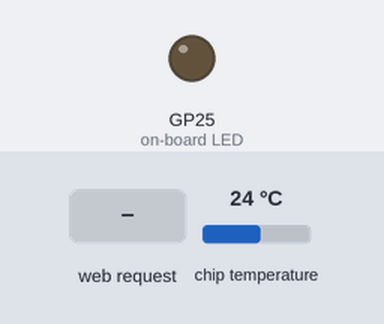
Bench run of a program on a simulated Raspberry Pi Pico running MicroPython. Shown: output pins drawn as LEDs (lit = HIGH). Dashed ring = blinking. The test bench sets the inputs (shaded band); at power-on: chip temperature 24 °C. WiFi joins after 1.5 s; values from a settings file that is not in the repository are placeholders; what the program prints to the serial console is not drawn.

Above: at 3.2 s.
3.3 s: HTTP request GET /blink? received
At 3.45 s:
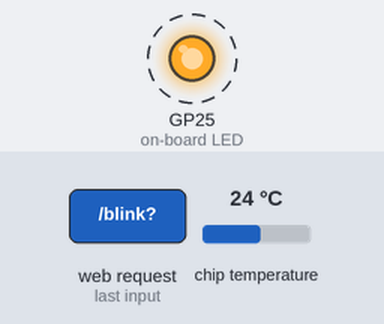
Timing chart, 0 to 9.8 s (numbered marks = the images above; inputs shaded):
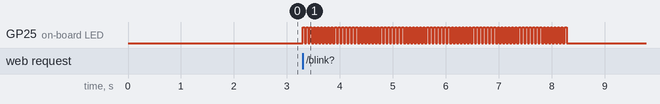

The program:

main.py
```python
import machine
from web_server import WebServer

def start_server():

    try:
        ip = WebServer.connect()					# Stores the picos ip-number
        connection = WebServer.open_socket(ip)	# Stores the connection object
        WebServer.serve(connection)				# Takes requests and serves the connected client device.
    except KeyboardInterrupt:			# Handles the ctrl+c command.
        machine.reset()

start_server()
```

web_server.py
```python
'''
Source: https://projects.raspberrypi.org/en/projects/get-started-pico-w/1
Source: https://youtu.be/eym8NpHr9Xw
Compilation: Durim Miziraj
2023-06-04T21:55:19
'''

import network
import socket
from time import sleep
from picozero import pico_temp_sensor, pico_led
from network_credentials import NetworkCredentials
from webpage import WebPage
from LED_light_manipulation import PicoLight
from uptime_formatter import StandardFormat
import machine
import uptime_formatter

class WebServer:

    ssid = NetworkCredentials.home_ssid
    password = NetworkCredentials.home_password

    def connect():
        #Connect to WLAN
        wlan = network.WLAN(network.STA_IF) # Connect as a station interface. STA_IF meaning as any other device that normally connects to it.
        wlan.active(True)					# Turns on the wifi-interface
        wlan.connect(WebServer.ssid, WebServer.password)		# Ask the interaface to connect to the network whose ssid is provided, with the provided password.
        while wlan.isconnected() == False:	# While the interface is not connected, print message and wait for 1 sec, do this until it is connected
            print('Waiting for connection...')
            sleep(1)
        ip = wlan.ifconfig()[0]				# Sets the ip adress of the pico. Length of the array is four, where router ip is the last, and the pico adress is the first.
        print(f'Connected on {ip}')
        return ip

    def open_socket(ip):
        # Open a socket
        address = (ip, 80) 					# Port 80 is the default port for http requests.
        connection = socket.socket()		# Creating a socket.
        connection.bind(address ) 			# Binding the socket to the ip and port number.
        connection.listen(1)				# Starts listening to requests that come in. The number is the max size of the queue for requests.
        print("listening on", address)
        return connection

    def serve(connection):
        #Start a web server
        pico_led.off()					# Turns off the led.
        pico_led_state = 'OFF'			# Sets the led state variable to off
        temperature = 0					# Sets the temperature variable to 0
        light = PicoLight()             # Create an instance of PicoLight

        # Main loop which never stops as long as the program is running
        while True:
            client = connection.accept()[0]		# Accepts the connection of the device that is connectiong to it
            request = client.recv(1024)			# Recieving data (a request) from the client device that is up to 1 kb (1024 bytes)
            request = str(request)				# Stores the request as a string.
            try:
                request = request.split()[1]	# First index is a html GET method, the other is the type of request.
            except IndexError:					# Catches errors when the request does not have any specified GET variable
                pass							# If the said error is encountered, then 'pass' doesnt let it crash the program, instead it lets it continue on.
            if request == '/lighton?':			# Checks if the request type is '/lighton?', if so. Then it turns light on and sets the status to on
                pico_led.on()
                pico_led_state = 'ON'
            elif request == '/lightoff?':		# Checks if the request type is '/lightoff?', if so. Then it turns light off and sets the status to off
                pico_led.off()
                pico_led_state = 'OFF'
            elif request == '/blink?':
                light.blink(15, 5)	# Blinks at 15hz for 5 seconds

            temperature = round(pico_temp_sensor.temp)			# Stores the temperature of the pico.
            html = WebPage.firstPage(temperature,
                                     pico_led_state,
                                     StandardFormat.formatted_uptime_info(),
                                     str(machine.freq()).rstrip('0')
                                     )	# Stores the html code with the variables that are meant to be shown to the user.
            client.send(html)							# Sends the html code to the client.
            client.close()								# Closes the connection to the client device
```

webpage.py
```python
class WebPage:

    def firstPage(temperature, pico_led_state, formatted_uptime_info, cpu_freq):

        # TODO: Fix the white-space: pre-wrap so that the program doesnt need to rely on tabs in the code editor.
        #		Preferably another approach.
        css_styling = """
            <style>
                body {
                    background-color: lightgrey;
                    display: flex;
                    justify-content: center;
                    align-items: center;
                    height: 100vh;
                    margin: 0;
                }
                .container {
                    display: flex;
                    flex-direction: column;
                    align-items: center;
                    gap: 20px;
                    width: 80%;
                }
                form {
                    display: inline-block;
                    margin-right: 10px;
                }
                input[type="submit"] {
                    padding: 20px 40px;
                    font-size: 20px;
                    border-radius: 5px;
                    transition: background-color 0.3s;
                }
                input[type="submit"]:hover {
                    background-color: #ddd;
                }
                .code-block {
                    display: flex;
                    flex-direction: column;
                    align-items: flex-start;
                    font-size: 20px;
                    font-family: 'Courier New', monospace;
                    padding: 10px;
                    border-radius: 5px;
                    background-color: #2c2a2a;
                    color: #f8f8f8;
                    width: 75%;
                    border: 1px solid #ccc;
                    box-shadow: 2px 2px 6px 0px rgba(0,0,0,0.2);
                    white-space: pre-wrap;
                    line-height: 2;

                }
                .expand {
                    display: inline-block;
                    transition: transform 0.3s;
                    transform-origin: left;
                    margin: 0;
                    text-align: left;
                }
                .expand label {
                    min-width: 150px;
                    display: inline-block;
                }
                .expand:hover {
                    transform: scale(1.5);
                }
            </style>
        """

        # The purpose of the indentation should not be changed if you do not want the code-block contents to change place.
        html = f"""
    <!DOCTYPE html>
    <html>
    <head>

        {css_styling}

    </head>
    <body>
        <div class="container">

            <!-- Buttons -->
            <div>
                <form action="./lighton">    <!-- Sends the request type './lighton' when the button is pressed -->
                    <input type="submit" value="Light on" />
                </form>

                <form action="./lightoff">
                    <input type="submit" value="Light off" />
                </form>

                <form action="./blink">
                    <input type="submit" value="Blink" />
                </form>
            </div>

            <!-- Code block -->
            <div class="code-block">
                <span class="expand"><label>LED status:</label> {pico_led_state}</span>
                <span class="expand"><label>Temperature:</label> {temperature} C</span>
                <span class="expand"><label>Uptime:</label> {formatted_uptime_info}</span>
                <span class="expand"><label>CPU frequency:</label> {cpu_freq} MHz</span>
            </div>

        </div>
    </body>
    </html>
                """
        return str(html)
```

LED_light_manipulation.py
```python
"""
Author: Durim Miziraj
2023-06-03T16:11:38

Write code for people, not for machines!

The code abstracts the processes starting at
the highest abstraction and going to the lowest.

# TODO: 	The program does not handle fractions of a hz well.
            0.5hz works, but doubles the duration.
"""
# Importing libraries
from time import sleep
from picozero import pico_temp_sensor, pico_led
import machine

class PicoLight:

    def blink(self, hz, duration):
        self.blink_duration(hz, duration)

    def blink_duration(self, hz, duration):
        for i in range(duration):
            self.blink_frequency(hz)

    def blink_frequency(self, hz):
        for i in range(hz):
            self.on_of(hz)

    def on_of(self, frequency):
        second = 1
        state_duration = (second/2)/frequency
        self.on(state_duration)
        self.off(state_duration)

    def on(self, state_duration):
        pico_led.on()
        sleep(state_duration)

    def off(self, state_duration):
        pico_led.off()
        sleep(state_duration)

    pico_led.off()
```

uptime_formatter.py
```python
"""
Author: Durim Miziraj
2023-06-03T20:26:13
"""

import utime

class StandardFormat:

    def formatted_uptime_info():

        # Calculating total uptime in seconds, minutes, hours and days
        uptime_seconds = int((utime.ticks_ms())/1000)
        uptime_minutes = int(uptime_seconds/60)
        uptime_hours = int(uptime_minutes/60)
        uptime_days = int(uptime_hours/24)

        # Calculating the current duration of uptime in a standard format
        current_seconds = uptime_seconds % 60
        current_minutes = uptime_minutes % 60
        current_hours = uptime_hours % 24

        # Formatting the current uptime in days, hours, minutes and seconds
        return f"{uptime_days} days, {current_hours} hours, {current_minutes} minutes, {current_seconds} seconds"
```

Measured:
- after the input at 3.3 s, GP25 (on-board LED): alternates HIGH for 0.03 s and LOW for 0.03 s, 150 changes in all, then stays LOW, starting at once
